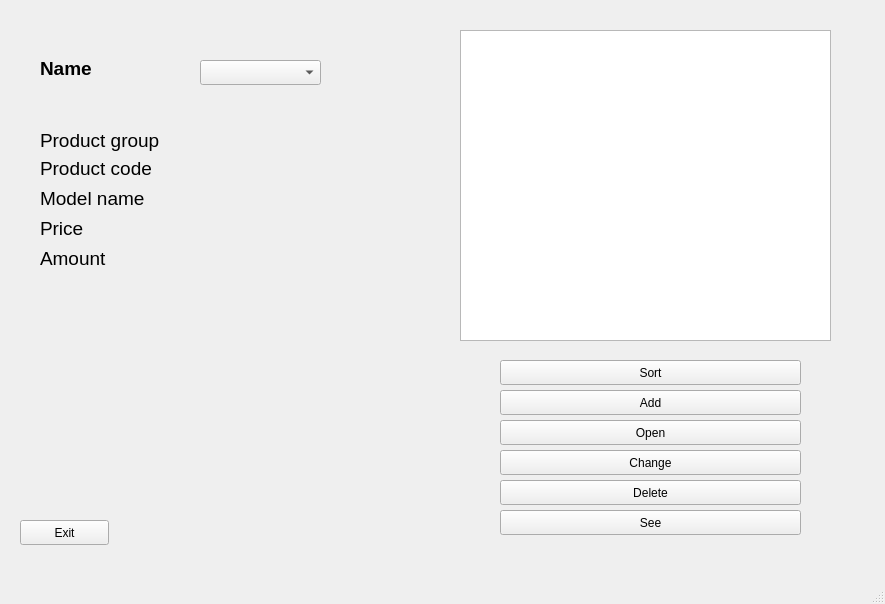
<?xml version="1.0" encoding="UTF-8"?>
<ui version="4.0">
 <class>MainWindow</class>
 <widget class="QMainWindow" name="MainWindow">
  <property name="geometry">
   <rect>
    <x>0</x>
    <y>0</y>
    <width>885</width>
    <height>604</height>
   </rect>
  </property>
  <property name="windowTitle">
   <string>MainWindow</string>
  </property>
  <widget class="QWidget" name="centralwidget">
   <widget class="QPushButton" name="ExitButton">
    <property name="geometry">
     <rect>
      <x>20</x>
      <y>520</y>
      <width>89</width>
      <height>25</height>
     </rect>
    </property>
    <property name="text">
     <string>Exit</string>
    </property>
   </widget>
   <widget class="QPushButton" name="SortButton">
    <property name="geometry">
     <rect>
      <x>500</x>
      <y>360</y>
      <width>301</width>
      <height>25</height>
     </rect>
    </property>
    <property name="text">
     <string>Sort</string>
    </property>
   </widget>
   <widget class="QPushButton" name="OpenButton">
    <property name="geometry">
     <rect>
      <x>500</x>
      <y>420</y>
      <width>301</width>
      <height>25</height>
     </rect>
    </property>
    <property name="text">
     <string>Open</string>
    </property>
   </widget>
   <widget class="QPushButton" name="ChangeButton">
    <property name="geometry">
     <rect>
      <x>500</x>
      <y>450</y>
      <width>301</width>
      <height>25</height>
     </rect>
    </property>
    <property name="text">
     <string>Change</string>
    </property>
   </widget>
   <widget class="QPushButton" name="AddButton">
    <property name="geometry">
     <rect>
      <x>500</x>
      <y>390</y>
      <width>301</width>
      <height>25</height>
     </rect>
    </property>
    <property name="text">
     <string>Add</string>
    </property>
   </widget>
   <widget class="QLabel" name="NameLabel">
    <property name="geometry">
     <rect>
      <x>40</x>
      <y>60</y>
      <width>131</width>
      <height>17</height>
     </rect>
    </property>
    <property name="font">
     <font>
      <pointsize>14</pointsize>
      <bold>true</bold>
     </font>
    </property>
    <property name="text">
     <string>Name</string>
    </property>
   </widget>
   <widget class="QLabel" name="ProductGroupLabel">
    <property name="geometry">
     <rect>
      <x>40</x>
      <y>130</y>
      <width>131</width>
      <height>21</height>
     </rect>
    </property>
    <property name="font">
     <font>
      <pointsize>14</pointsize>
     </font>
    </property>
    <property name="text">
     <string>Product group</string>
    </property>
   </widget>
   <widget class="QLabel" name="ProductCodeLabel">
    <property name="geometry">
     <rect>
      <x>40</x>
      <y>160</y>
      <width>131</width>
      <height>17</height>
     </rect>
    </property>
    <property name="font">
     <font>
      <pointsize>14</pointsize>
     </font>
    </property>
    <property name="text">
     <string>Product code</string>
    </property>
   </widget>
   <widget class="QLabel" name="ModelNameLabel">
    <property name="geometry">
     <rect>
      <x>40</x>
      <y>190</y>
      <width>131</width>
      <height>17</height>
     </rect>
    </property>
    <property name="font">
     <font>
      <pointsize>14</pointsize>
     </font>
    </property>
    <property name="text">
     <string>Model name</string>
    </property>
   </widget>
   <widget class="QLabel" name="PriceLabel">
    <property name="geometry">
     <rect>
      <x>40</x>
      <y>220</y>
      <width>131</width>
      <height>17</height>
     </rect>
    </property>
    <property name="font">
     <font>
      <pointsize>14</pointsize>
     </font>
    </property>
    <property name="text">
     <string>Price</string>
    </property>
   </widget>
   <widget class="QLabel" name="AmountLabel">
    <property name="geometry">
     <rect>
      <x>40</x>
      <y>250</y>
      <width>131</width>
      <height>17</height>
     </rect>
    </property>
    <property name="font">
     <font>
      <pointsize>14</pointsize>
     </font>
    </property>
    <property name="text">
     <string>Amount</string>
    </property>
   </widget>
   <widget class="QComboBox" name="comboBox">
    <property name="geometry">
     <rect>
      <x>200</x>
      <y>60</y>
      <width>121</width>
      <height>25</height>
     </rect>
    </property>
   </widget>
   <widget class="QTextBrowser" name="textBrowser">
    <property name="geometry">
     <rect>
      <x>460</x>
      <y>30</y>
      <width>371</width>
      <height>311</height>
     </rect>
    </property>
   </widget>
   <widget class="QPushButton" name="DeleteButton">
    <property name="geometry">
     <rect>
      <x>500</x>
      <y>480</y>
      <width>301</width>
      <height>25</height>
     </rect>
    </property>
    <property name="text">
     <string>Delete</string>
    </property>
   </widget>
   <widget class="QPushButton" name="SeeButton">
    <property name="geometry">
     <rect>
      <x>500</x>
      <y>510</y>
      <width>301</width>
      <height>25</height>
     </rect>
    </property>
    <property name="text">
     <string>See</string>
    </property>
   </widget>
   <widget class="QLabel" name="groupLabel">
    <property name="geometry">
     <rect>
      <x>200</x>
      <y>130</y>
      <width>121</width>
      <height>17</height>
     </rect>
    </property>
    <property name="text">
     <string/>
    </property>
   </widget>
   <widget class="QLabel" name="codeLabel">
    <property name="geometry">
     <rect>
      <x>200</x>
      <y>160</y>
      <width>121</width>
      <height>17</height>
     </rect>
    </property>
    <property name="text">
     <string/>
    </property>
   </widget>
   <widget class="QLabel" name="modelLabel">
    <property name="geometry">
     <rect>
      <x>200</x>
      <y>190</y>
      <width>121</width>
      <height>17</height>
     </rect>
    </property>
    <property name="text">
     <string/>
    </property>
   </widget>
   <widget class="QLabel" name="costLabel">
    <property name="geometry">
     <rect>
      <x>200</x>
      <y>220</y>
      <width>121</width>
      <height>17</height>
     </rect>
    </property>
    <property name="text">
     <string/>
    </property>
   </widget>
   <widget class="QLabel" name="countLabel">
    <property name="geometry">
     <rect>
      <x>200</x>
      <y>250</y>
      <width>121</width>
      <height>17</height>
     </rect>
    </property>
    <property name="text">
     <string/>
    </property>
   </widget>
  </widget>
  <widget class="QMenuBar" name="menubar">
   <property name="geometry">
    <rect>
     <x>0</x>
     <y>0</y>
     <width>885</width>
     <height>22</height>
    </rect>
   </property>
  </widget>
  <widget class="QStatusBar" name="statusbar"/>
 </widget>
 <resources/>
 <connections>
  <connection>
   <sender>ExitButton</sender>
   <signal>clicked()</signal>
   <receiver>MainWindow</receiver>
   <slot>close()</slot>
   <hints>
    <hint type="sourcelabel">
     <x>113</x>
     <y>543</y>
    </hint>
    <hint type="destinationlabel">
     <x>231</x>
     <y>502</y>
    </hint>
   </hints>
  </connection>
 </connections>
</ui>
